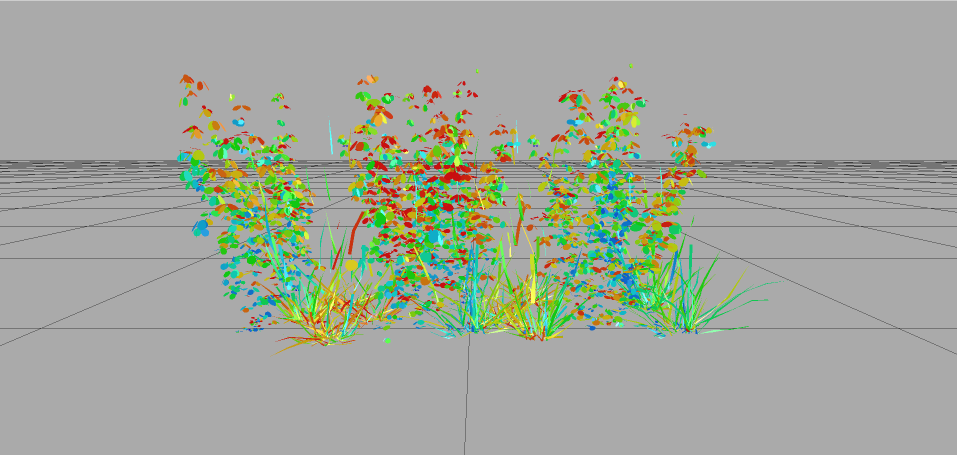
#> input picture SIGNAUX/BGEOM_SIGNAL_SIMULATION/PLANT.png, 1914 x 910 px, found by its file name (shown at 1/2 size)
$ python IMAGE_TREATMENT.py
#> lines starting #> are read from the running program, lines starting #| are printed output that depends on the picture; after the words box and inside, x2 and y2 are one past the last pixel; in counts of white or black regions, pixels touching at a corner belong together
import numpy as np
from scipy import misc
import  matplotlib.pyplot as plt
import matplotlib.image as mpimg
from PIL import Image

##

path = r"C:\Users\mbabity\Documents\PlantGL\PLANT.png"
image =Image.open(path).convert("RGB")
data=np.array(image)

# Masque pour le ROUGE (Plantes) : R élevé, G et B faibles
#mask_rouge = (data[:,:,0] > data[:,:,1] * 1.2) & (data[:,:,0] > data[:,:,2] * 1.2)
diff_rg = np.abs(data[:,:,0].astype(int) - data[:,:,1].astype(int))
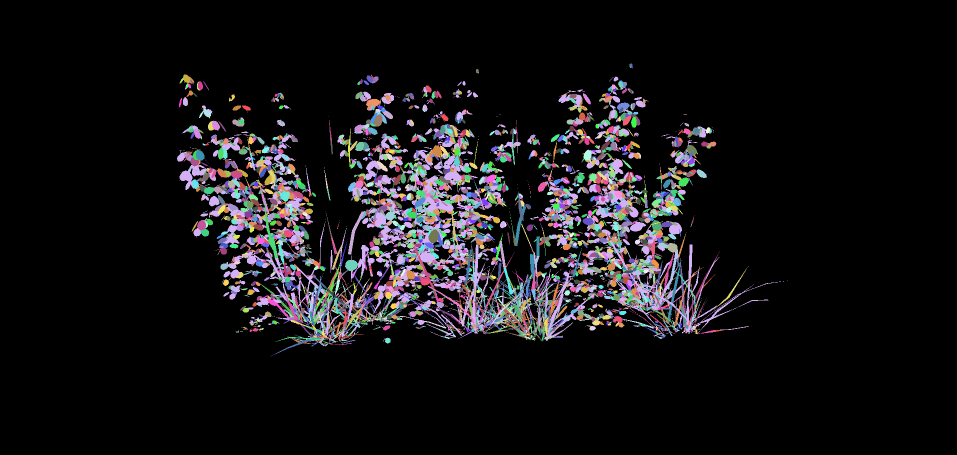
#> diff_rg: shape (910, 1914) int64 (shown at 1/2 size); 185 distinct labels, from 0 to 184; one colour per label, 0 black
diff_rb = np.abs(data[:,:,0].astype(int) - data[:,:,2].astype(int))
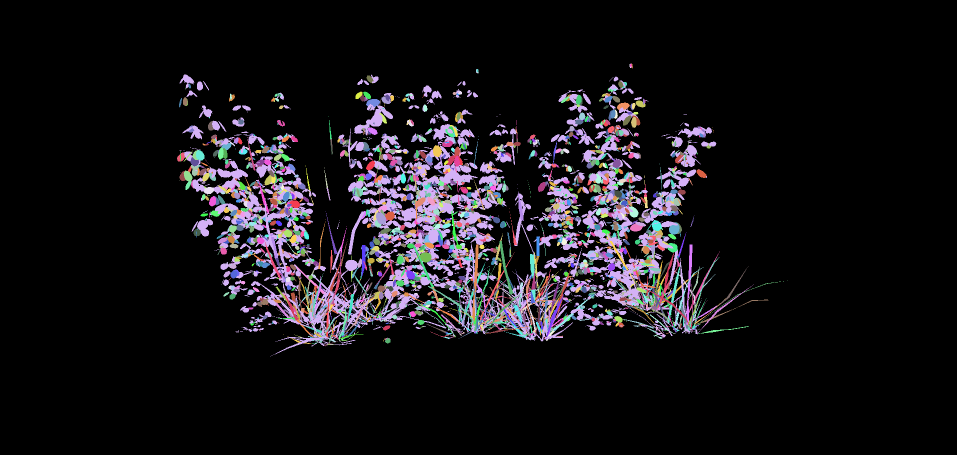
#> diff_rb: shape (910, 1914) int64 (shown at 1/2 size); 185 distinct labels, from 0 to 184; one colour per label, 0 black
mask_gris = (diff_rg < 15) & (diff_rb < 15) & (data[:,:,0] > 40)
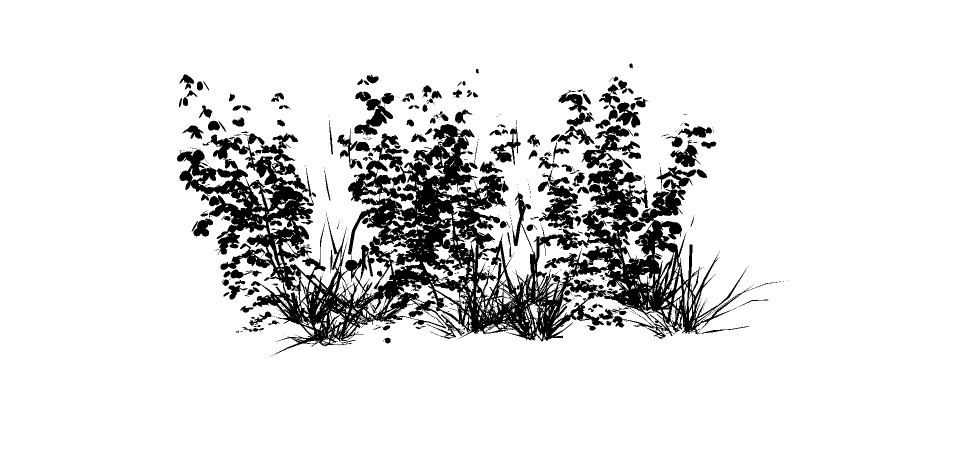
#> mask_gris: shape (910, 1914) bool (shown at 1/2 size); 88% white; 562 black regions (398 under 20 px), largest, box (x1, y1, x2, y2) and area: (354, 248, 1501, 709) 170973, (1076, 337, 1164, 458) 4433, (708, 198, 786, 271) 2288

# 3. Appliquer les transformations via les masques
data[mask_gris] = [255, 255, 255] # On force le fond en BLANC
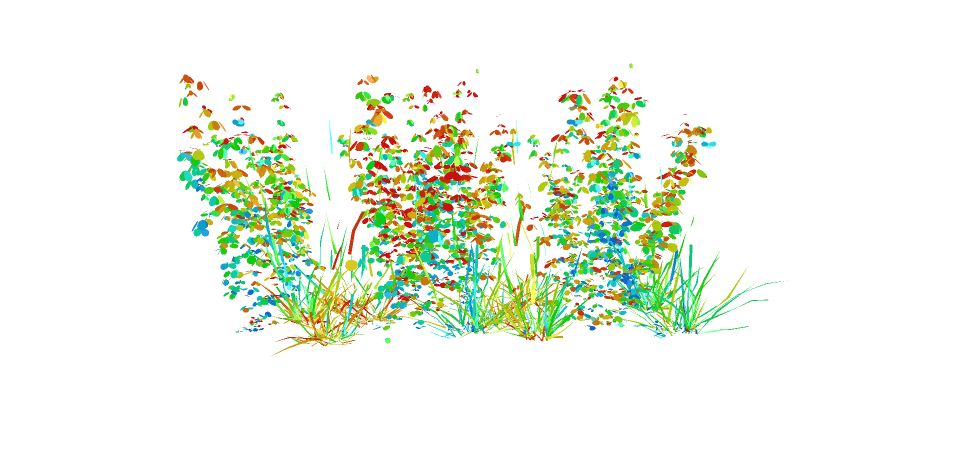
#> data: shape (910, 1914, 3) (shown at 1/2 size); mean R, G, B 238.3, 244.5, 232.7
#data[mask_rouge] = [0, 255, 0]    # On force les plantes en VERT

resultat = Image.fromarray(data)
resultat.save("Plant_BLANC.png")
resultat.show()


import json
import matplotlib.pyplot as plt
import matplotlib.cm as cm
from matplotlib.colors import Normalize
import numpy as np

# 1. Charger les données depuis le fichier JSON
nom_fichier = r'C:\Users\mbabity\Documents\PlantGL\simulation_Rc_Rs_panel_2.json' # Remplacez par le nom de votre fichier
#> (the run stopped early here; a loop or call above may not have finished)
